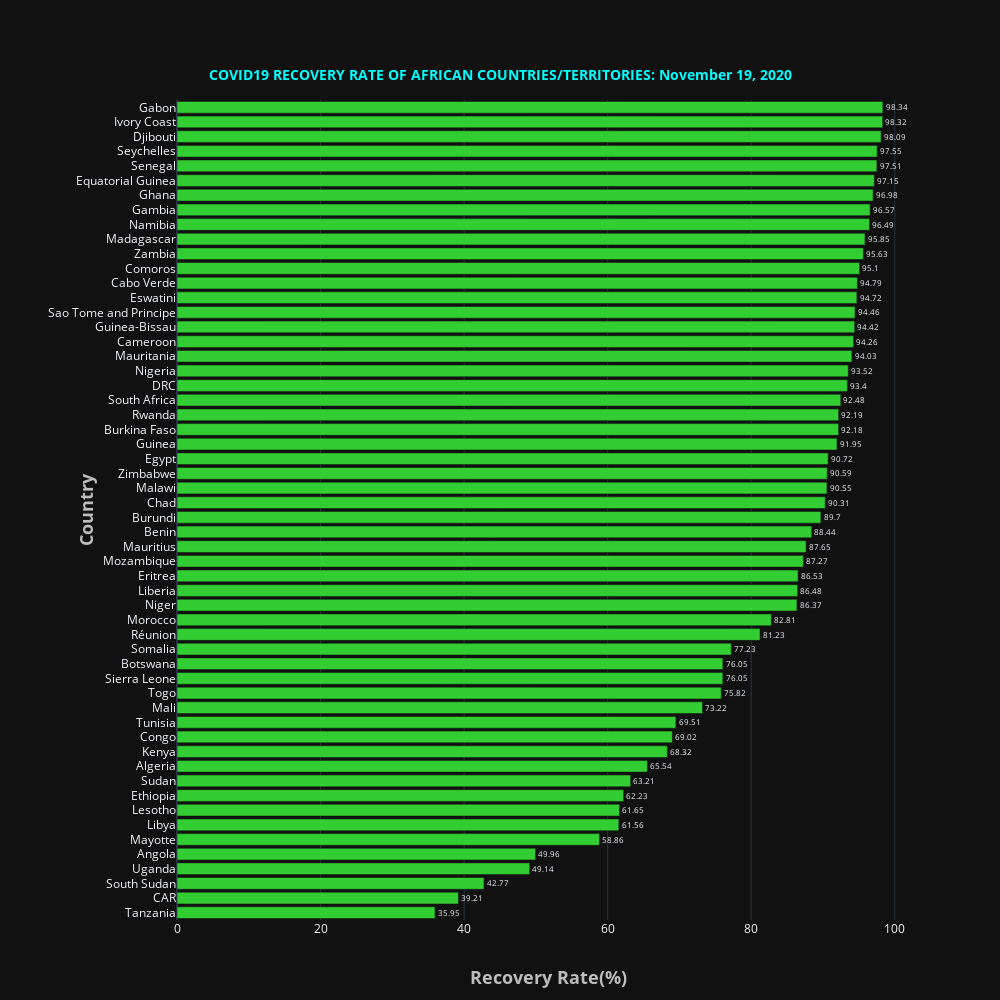

The notebook cell saved with this chart:
### Markdown cell above
<a id='recovery'></a>

### Code cell
fig = go.Figure()

fig.add_trace(go.Bar(y = african_confirmed100['Country_Other'][::-1],x=african_confirmed100['RecoveryRate'][::-1],
                     text=african_confirmed100['RecoveryRate'][::-1],textposition='outside',name = "Afria",marker_color='LimeGreen',orientation='h',
#                   
))
fig.update_layout(
    template='plotly_dark',
    title={
        'text': '<b>COVID19 RECOVERY RATE OF AFRICAN COUNTRIES/TERRITORIES: '  + date_string +'</b>',
        'y':0.93,
        'x':0.5,
        'xanchor': 'center',
        'yanchor': 'top',
        'font_color':'Cyan',
        'font_size':14},
    xaxis=dict(title='<b>Recovery Rate(%)</b>',titlefont_size=18, titlefont=dict(color='#BDBDBD')),
    yaxis=dict(title='<b>Country</b>',titlefont_size=18, tickprefix="      ", titlefont=dict(color='#BDBDBD')),
    autosize=False,
    width=1000,
    height=1000,     
)

fig.show()

### Figure 1 — Plotly figure (JSON) as saved in the notebook; plotly's stock layout.template omitted (floating-point values rounded to 4 significant figures)
{"data": [{"marker": {"color": "LimeGreen"}, "name": "Afria", "orientation": "h", "text": [35.95, 39.21, 42.77, 49.14, 49.96, 58.86, 61.56, 61.65, 62.23, 63.21, 65.54, 68.32, 69.02, 69.51, 73.22, 75.82, 76.05, 76.05, 77.23, 81.23, 82.81, 86.37, 86.48, 86.53, 87.27, 87.65, 88.44, 89.7, 90.31, 90.55, 90.59, 90.72, 91.95, 92.18, 92.19, 92.48, 93.4, 93.52, 94.03, 94.26, 94.42, 94.46, 94.72, 94.79, 95.1, 95.63, 95.85, 96.49, 96.57, 96.98, 97.15, 97.51, 97.55, 98.09, 98.32, 98.34], "textposition": "outside", "type": "bar", "x": [35.95, 39.21, 42.77, 49.14, 49.96, 58.86, 61.56, 61.65, 62.23, 63.21, 65.54, 68.32, 69.02, 69.51, 73.22, 75.82, 76.05, 76.05, 77.23, 81.23, 82.81, 86.37, 86.48, 86.53, 87.27, 87.65, 88.44, 89.7, 90.31, 90.55, 90.59, 90.72, 91.95, 92.18, 92.19, 92.48, 93.4, 93.52, 94.03, 94.26, 94.42, 94.46, 94.72, 94.79, 95.1, 95.63, 95.85, 96.49, 96.57, 96.98, 97.15, 97.51, 97.55, 98.09, 98.32, 98.34], "y": ["Tanzania", "CAR", "South Sudan", "Uganda", "Angola", "Mayotte", "Libya", "Lesotho", "Ethiopia", "Sudan", "Algeria", "Kenya", "Congo", "Tunisia", "Mali", "Togo", "Sierra Leone", "Botswana", "Somalia", "Réunion", "Morocco", "Niger", "Liberia", "Eritrea", "Mozambique", "Mauritius", "Benin", "Burundi", "Chad", "Malawi", "Zimbabwe", "Egypt", "Guinea", "Burkina Faso", "Rwanda", "South Africa", "DRC", "Nigeria", "Mauritania", "Cameroon", "Guinea-Bissau", "Sao Tome and Principe", "Eswatini", "Cabo Verde", "Comoros", "Zambia", "Madagascar", "Namibia", "Gambia", "Ghana", "Equatorial Guinea", "Senegal", "Seychelles", "Djibouti", "Ivory Coast", "Gabon"]}], "layout": {"autosize": false, "height": 1000, "title": {"font": {"color": "Cyan", "size": 14}, "text": "<b>COVID19 RECOVERY RATE OF AFRICAN COUNTRIES/TERRITORIES: November 19, 2020</b>", "x": 0.5, "xanchor": "center", "y": 0.93, "yanchor": "top"}, "width": 1000, "xaxis": {"title": {"font": {"color": "#BDBDBD", "size": 18}, "text": "<b>Recovery Rate(%)</b>"}}, "yaxis": {"tickprefix": "      ", "title": {"font": {"color": "#BDBDBD", "size": 18}, "text": "<b>Country</b>"}}}}
